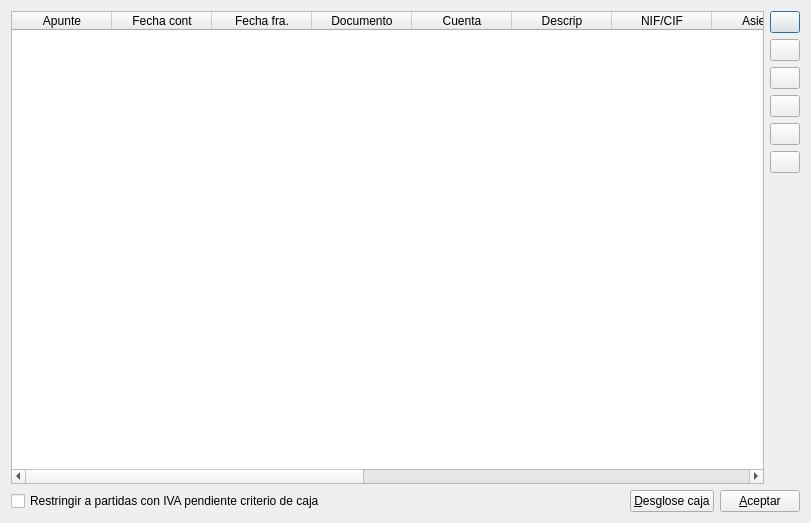
<?xml version="1.0" encoding="UTF-8"?>
<ui version="4.0">
 <class>tabla_iva_rep</class>
 <widget class="QDialog" name="tabla_iva_rep">
  <property name="geometry">
   <rect>
    <x>0</x>
    <y>0</y>
    <width>811</width>
    <height>523</height>
   </rect>
  </property>
  <property name="windowTitle">
   <string>Registros del libro de facturas emitidas</string>
  </property>
  <layout class="QVBoxLayout" name="verticalLayout_2">
   <item>
    <layout class="QHBoxLayout" name="horizontalLayout">
     <item>
      <widget class="QTableWidget" name="tableWidget">
       <column>
        <property name="text">
         <string>Apunte</string>
        </property>
       </column>
       <column>
        <property name="text">
         <string>Fecha cont</string>
        </property>
       </column>
       <column>
        <property name="text">
         <string>Fecha fra.</string>
        </property>
       </column>
       <column>
        <property name="text">
         <string>Documento</string>
        </property>
       </column>
       <column>
        <property name="text">
         <string>Cuenta</string>
        </property>
       </column>
       <column>
        <property name="text">
         <string>Descrip</string>
        </property>
       </column>
       <column>
        <property name="text">
         <string>NIF/CIF</string>
        </property>
       </column>
       <column>
        <property name="text">
         <string>Asiento</string>
        </property>
       </column>
       <column>
        <property name="text">
         <string>B.I.</string>
        </property>
       </column>
       <column>
        <property name="text">
         <string>Tipo</string>
        </property>
       </column>
       <column>
        <property name="text">
         <string>Cuota</string>
        </property>
       </column>
       <column>
        <property name="text">
         <string>Cuota liq.</string>
        </property>
       </column>
       <column>
        <property name="text">
         <string>Tipo RE</string>
        </property>
       </column>
       <column>
        <property name="text">
         <string>RE</string>
        </property>
       </column>
       <column>
        <property name="text">
         <string>TOTAL</string>
        </property>
       </column>
      </widget>
     </item>
     <item>
      <layout class="QVBoxLayout" name="verticalLayout">
       <item>
        <widget class="QPushButton" name="edasientopushButton">
         <property name="enabled">
          <bool>true</bool>
         </property>
         <property name="maximumSize">
          <size>
           <width>30</width>
           <height>16777215</height>
          </size>
         </property>
         <property name="text">
          <string/>
         </property>
         <property name="icon">
          <iconset resource="keme.qrc">
           <normaloff>:/iconos/graf/lapiz.xpm</normaloff>:/iconos/graf/lapiz.xpm</iconset>
         </property>
        </widget>
       </item>
       <item>
        <widget class="QPushButton" name="consasientopushButton">
         <property name="enabled">
          <bool>true</bool>
         </property>
         <property name="maximumSize">
          <size>
           <width>30</width>
           <height>16777215</height>
          </size>
         </property>
         <property name="text">
          <string/>
         </property>
         <property name="icon">
          <iconset resource="keme.qrc">
           <normaloff>:/iconos/graf/xmag.png</normaloff>:/iconos/graf/xmag.png</iconset>
         </property>
        </widget>
       </item>
       <item>
        <widget class="QPushButton" name="borra_asientoButton">
         <property name="maximumSize">
          <size>
           <width>30</width>
           <height>30</height>
          </size>
         </property>
         <property name="text">
          <string/>
         </property>
         <property name="icon">
          <iconset resource="keme.qrc">
           <normaloff>:/iconos/graf/borraelem.png</normaloff>:/iconos/graf/borraelem.png</iconset>
         </property>
         <property name="shortcut">
          <string>Alt+L</string>
         </property>
        </widget>
       </item>
       <item>
        <widget class="QPushButton" name="refreshpushButton">
         <property name="enabled">
          <bool>true</bool>
         </property>
         <property name="maximumSize">
          <size>
           <width>30</width>
           <height>16777215</height>
          </size>
         </property>
         <property name="text">
          <string/>
         </property>
         <property name="icon">
          <iconset resource="keme.qrc">
           <normaloff>:/iconos/graf/refresh.xpm</normaloff>:/iconos/graf/refresh.xpm</iconset>
         </property>
        </widget>
       </item>
       <item>
        <widget class="QPushButton" name="ordenarpushButton">
         <property name="enabled">
          <bool>true</bool>
         </property>
         <property name="maximumSize">
          <size>
           <width>30</width>
           <height>16777215</height>
          </size>
         </property>
         <property name="text">
          <string/>
         </property>
         <property name="icon">
          <iconset resource="keme.qrc">
           <normaloff>:/iconos/graf/sort_ascend.png</normaloff>:/iconos/graf/sort_ascend.png</iconset>
         </property>
        </widget>
       </item>
       <item>
        <widget class="QPushButton" name="buscarpushButton">
         <property name="enabled">
          <bool>true</bool>
         </property>
         <property name="maximumSize">
          <size>
           <width>30</width>
           <height>16777215</height>
          </size>
         </property>
         <property name="text">
          <string/>
         </property>
         <property name="icon">
          <iconset resource="keme.qrc">
           <normaloff>:/iconos/graf/edit-find-mail.png</normaloff>:/iconos/graf/edit-find-mail.png</iconset>
         </property>
         <property name="shortcut">
          <string>Ctrl+F</string>
         </property>
        </widget>
       </item>
       <item>
        <spacer name="verticalSpacer">
         <property name="orientation">
          <enum>Qt::Vertical</enum>
         </property>
         <property name="sizeHint" stdset="0">
          <size>
           <width>20</width>
           <height>40</height>
          </size>
         </property>
        </spacer>
       </item>
      </layout>
     </item>
    </layout>
   </item>
   <item>
    <layout class="QHBoxLayout" name="horizontalLayout_2">
     <item>
      <widget class="QCheckBox" name="ptes_cajacheckBox">
       <property name="text">
        <string>Restringir a partidas con IVA pendiente criterio de caja</string>
       </property>
      </widget>
     </item>
     <item>
      <spacer name="horizontalSpacer">
       <property name="orientation">
        <enum>Qt::Horizontal</enum>
       </property>
       <property name="sizeHint" stdset="0">
        <size>
         <width>40</width>
         <height>20</height>
        </size>
       </property>
      </spacer>
     </item>
     <item>
      <widget class="QPushButton" name="desglosepushButton">
       <property name="text">
        <string>&amp;Desglose caja</string>
       </property>
       <property name="icon">
        <iconset resource="keme.qrc">
         <normaloff>:/iconos/graf/money.png</normaloff>:/iconos/graf/money.png</iconset>
       </property>
      </widget>
     </item>
     <item>
      <widget class="QPushButton" name="aceptarpushButton">
       <property name="text">
        <string>&amp;Aceptar</string>
       </property>
       <property name="icon">
        <iconset resource="keme.qrc">
         <normaloff>:/iconos/graf/application-exit.png</normaloff>:/iconos/graf/application-exit.png</iconset>
       </property>
      </widget>
     </item>
    </layout>
   </item>
  </layout>
 </widget>
 <tabstops>
  <tabstop>tableWidget</tabstop>
  <tabstop>edasientopushButton</tabstop>
  <tabstop>consasientopushButton</tabstop>
  <tabstop>borra_asientoButton</tabstop>
  <tabstop>refreshpushButton</tabstop>
  <tabstop>ordenarpushButton</tabstop>
  <tabstop>aceptarpushButton</tabstop>
 </tabstops>
 <resources>
  <include location="keme.qrc"/>
 </resources>
 <connections>
  <connection>
   <sender>aceptarpushButton</sender>
   <signal>clicked()</signal>
   <receiver>tabla_iva_rep</receiver>
   <slot>accept()</slot>
   <hints>
    <hint type="sourcelabel">
     <x>805</x>
     <y>517</y>
    </hint>
    <hint type="destinationlabel">
     <x>576</x>
     <y>460</y>
    </hint>
   </hints>
  </connection>
 </connections>
</ui>
